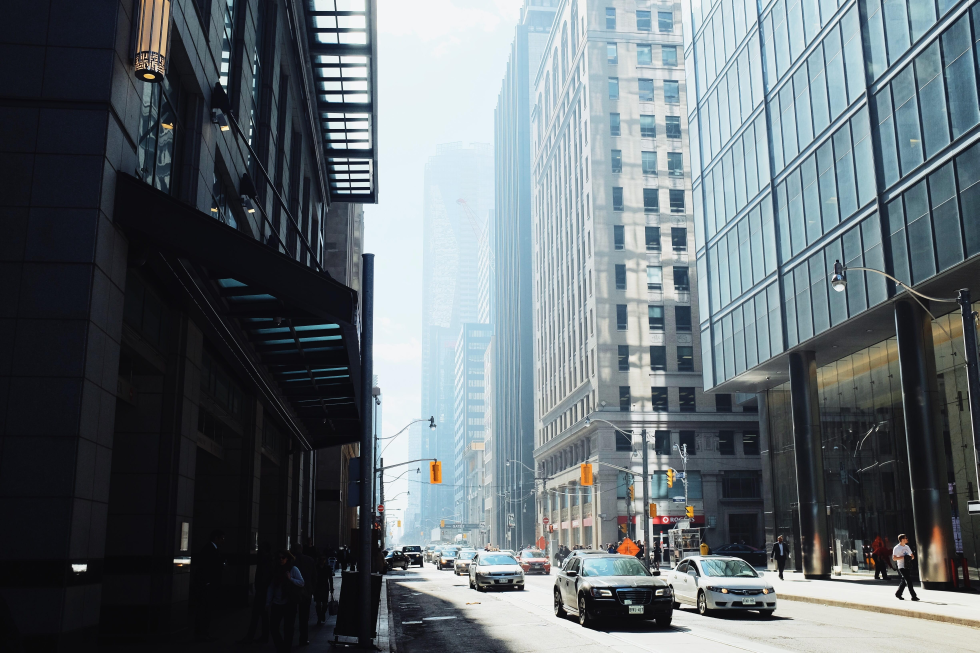
#> input picture exp19/exp19.jpg, 4896 x 3264 px (shown at 1/5 size)
$ python exp19.py   (older library calls are emulated)
#> lines starting #> are read from the running program, lines starting #| are printed output that depends on the picture
import cv2

img = cv2.imread("exp19.jpg")
#> img is the input picture: shape (3264, 4896, 3); mean B, G, R 113.1, 108, 99.3
gray = cv2.cvtColor(img, cv2.COLOR_BGR2GRAY)
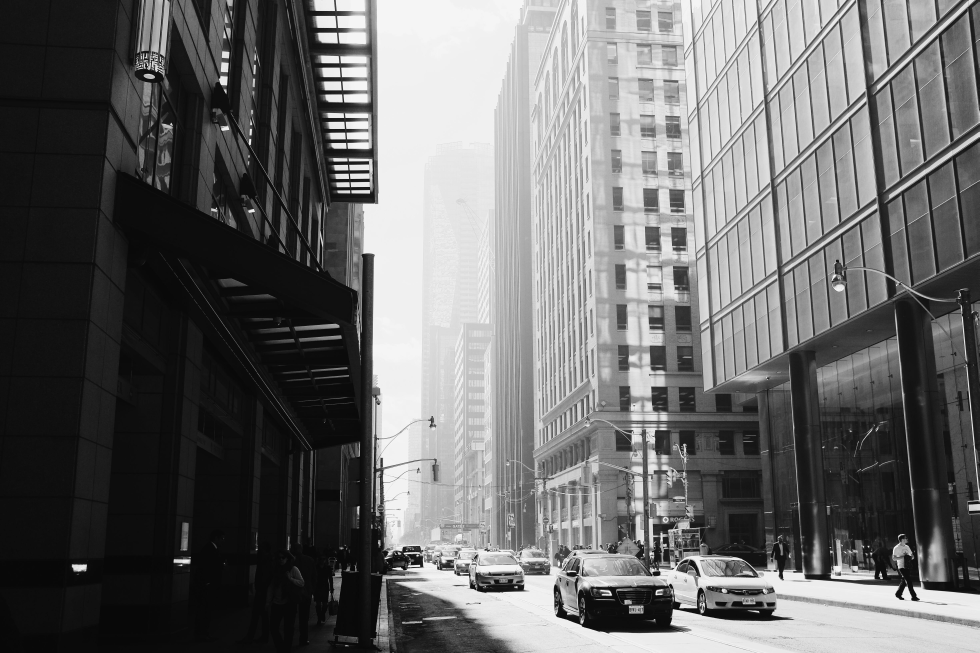
#> gray: shape (3264, 4896) (shown at 1/5 size); min 0, max 255, mean 106

sx = cv2.convertScaleAbs(cv2.Sobel(gray, cv2.CV_64F, 1, 0))
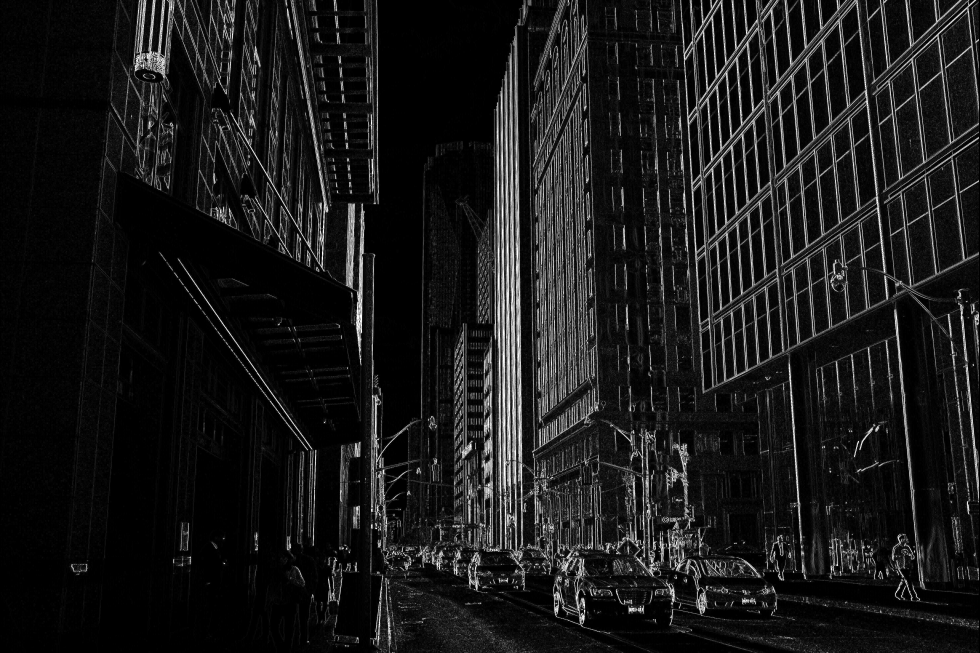
#> sx: shape (3264, 4896) (shown at 1/5 size); min 0, max 255, mean 25
sy = cv2.convertScaleAbs(cv2.Sobel(gray, cv2.CV_64F, 0, 1))
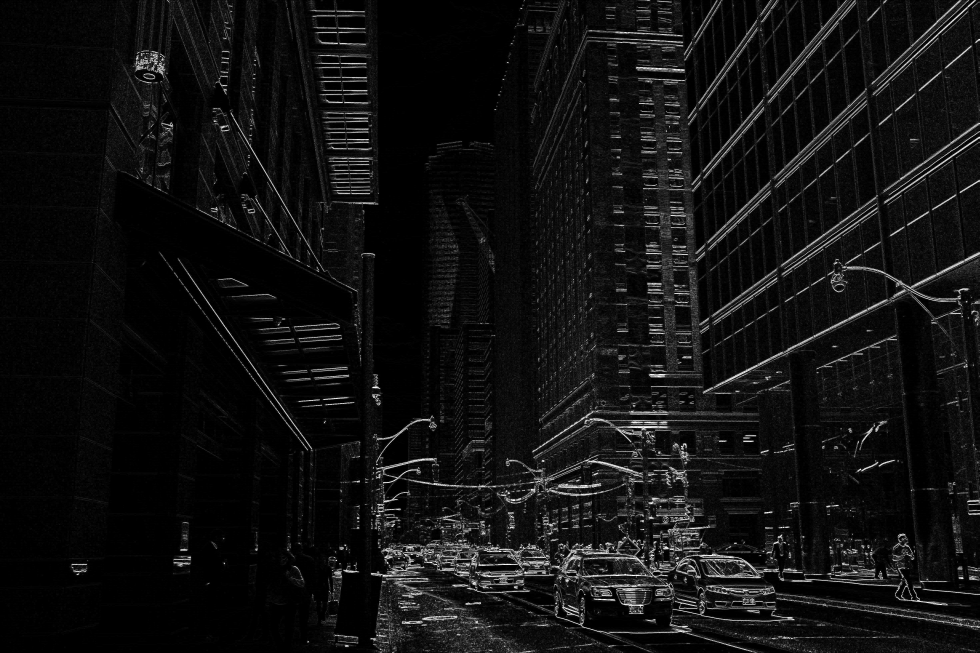
#> sy: shape (3264, 4896) (shown at 1/5 size); min 0, max 255, mean 16.7

output = cv2.addWeighted(sx, 0.5, sy, 0.5, 0)
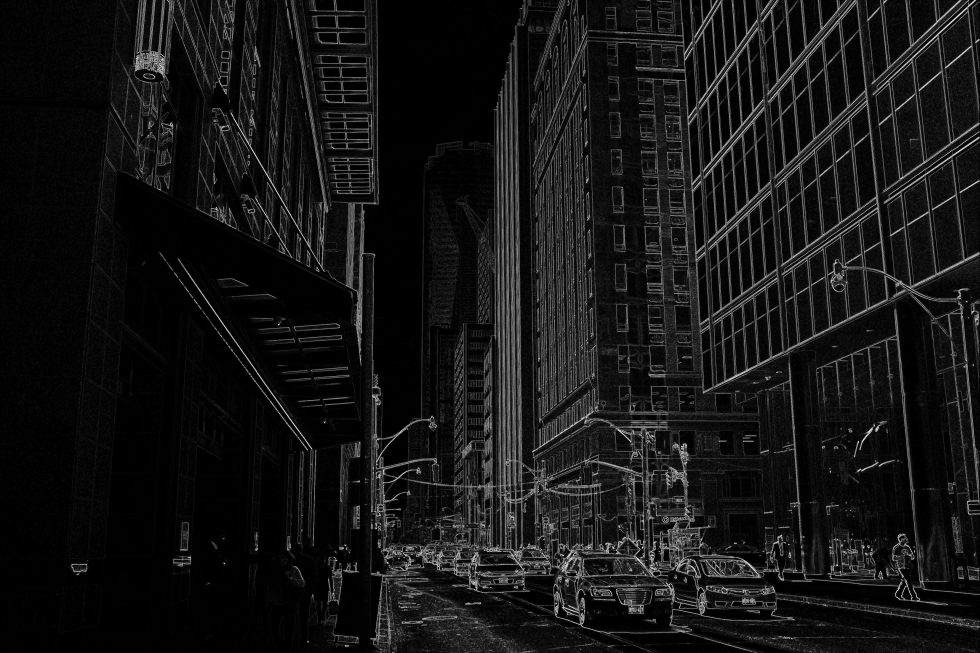
#> output: shape (3264, 4896) (shown at 1/5 size); min 0, max 255, mean 20.9

cv2.imshow("Original", cv2.resize(img,(500,400)))
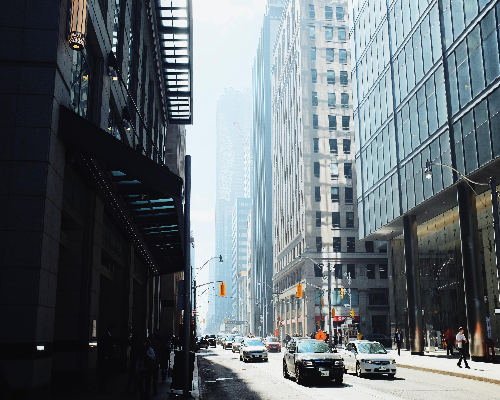
#> window 'Original': shape (400, 500, 3); mean B, G, R 113, 107.9, 99.1
cv2.imshow("Output", cv2.resize(output,(500,400)))
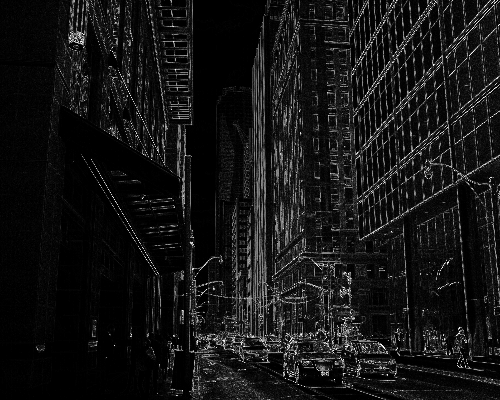
#> window 'Output': shape (400, 500); min 0, max 255, mean 20.8

cv2.imwrite("sobelxy.jpg", output)

cv2.waitKey(0)
cv2.destroyAllWindows()
